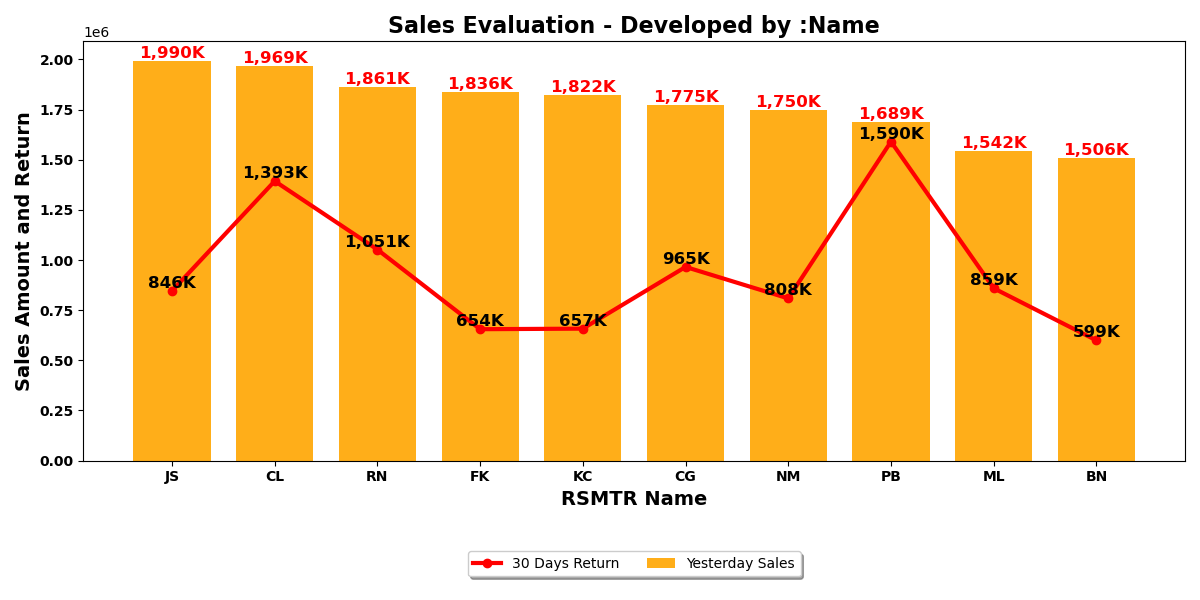
#> input picture assignment5.png, 1200 x 600 px, found by its file name
$ python image_join.py
#> lines starting #> are read from the running program, lines starting #| are printed output that depends on the picture
from PIL import Image

img1 = Image.open("D:/Python Code/Best-on-Python/assignment5.png")
#> img1 is the input picture: PIL image 1200x600 RGBA; mean R, G, B, A 249.2, 215.9, 160.4, 255
img2 = Image.open("D:/Python Code/Best-on-Python/linechart.png")
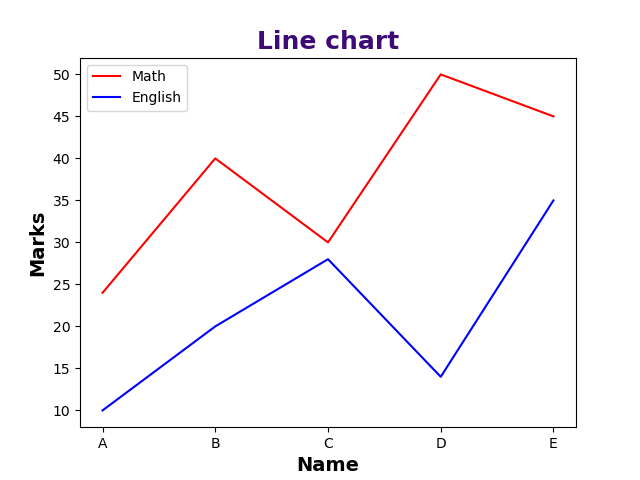
#> input picture linechart.png, 640 x 480 px, found by its file name
#> img2 is the input picture: PIL image 640x480 RGBA; mean R, G, B, A 250, 248.6, 250.2, 255
img3 = Image.open("D:/Python Code/Best-on-Python/task.png")
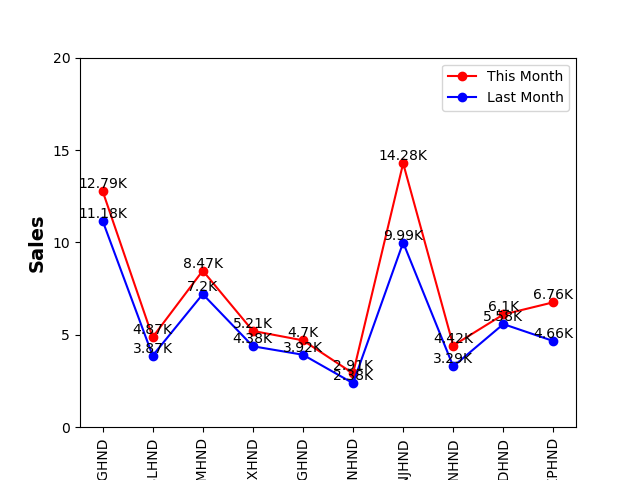
#> input picture task.png, 640 x 480 px, found by its file name
#> img3 is the input picture: PIL image 640x480 RGBA; mean R, G, B, A 247.6, 245.5, 247.4, 255
img4 = Image.open("D:/Python Code/Best-on-Python/assignment6.png")
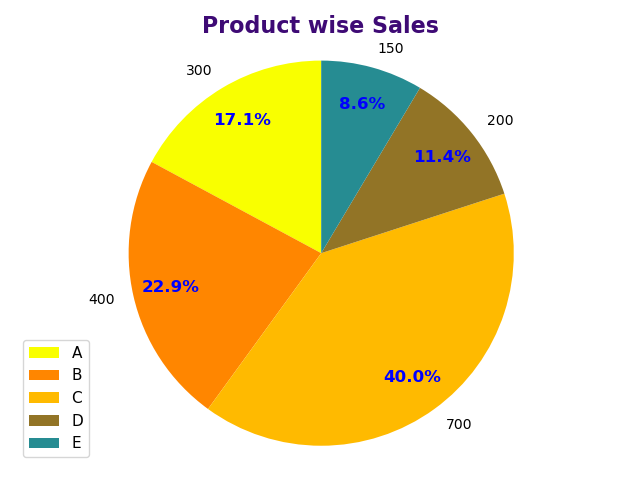
#> input picture assignment6.png, 640 x 480 px, found by its file name
#> img4 is the input picture: PIL image 640x480 RGBA; mean R, G, B, A 240.1, 221.3, 163.3, 255

# [6 lines of commented-out code are left out]
width, height = img1.size
#> width = 1200; height = 600
# [18 lines of commented-out code are left out]
